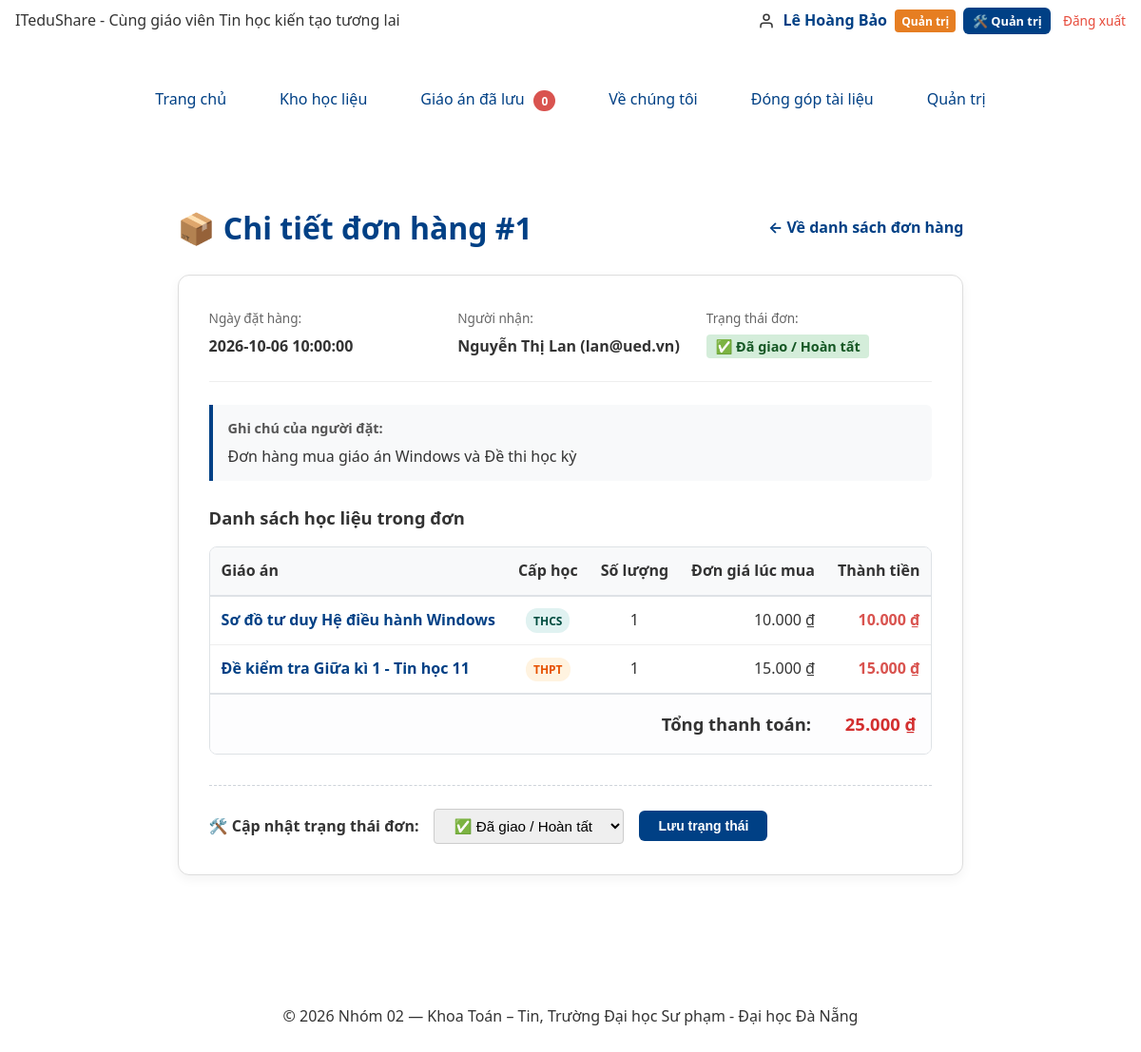
The page /don-hang.php?id=1 (signed in) on the database its author committed.
### tables this page shows
CREATE TABLE nguoi_dung (
  id        INT UNSIGNED AUTO_INCREMENT PRIMARY KEY,
  email     VARCHAR(191) NOT NULL UNIQUE,
  ho_ten    VARCHAR(100) NOT NULL,
  mat_khau  VARCHAR(255) NOT NULL,
  vai_tro   ENUM('quan_tri', 'khach_hang') NOT NULL DEFAULT 'khach_hang',
  ngay_tao  DATETIME NOT NULL DEFAULT CURRENT_TIMESTAMP
);

CREATE TABLE don_hang (
  id            INT UNSIGNED AUTO_INCREMENT PRIMARY KEY,
  nguoi_dung_id INT UNSIGNED NOT NULL,
  tong_tien     INT UNSIGNED NOT NULL DEFAULT 0,
  trang_thai    ENUM('cho_duyet', 'da_giao', 'da_huy') NOT NULL DEFAULT 'cho_duyet',
  ghi_chu       VARCHAR(500) NULL,
  ngay_tao      DATETIME NOT NULL DEFAULT CURRENT_TIMESTAMP,
  FOREIGN KEY (nguoi_dung_id) REFERENCES nguoi_dung(id)
);

CREATE TABLE chi_tiet_don (
  don_hang_id INT UNSIGNED NOT NULL,
  giao_an_id  INT UNSIGNED NOT NULL,
  so_luong    SMALLINT UNSIGNED NOT NULL DEFAULT 1 CHECK (so_luong > 0),
  don_gia     INT UNSIGNED NOT NULL DEFAULT 0,
  PRIMARY KEY (don_hang_id, giao_an_id),
  FOREIGN KEY (don_hang_id) REFERENCES don_hang(id) ON DELETE CASCADE,
  FOREIGN KEY (giao_an_id) REFERENCES giao_an(id)
);

CREATE TABLE giao_an (
  id          INT UNSIGNED AUTO_INCREMENT PRIMARY KEY,
  danh_muc_id INT UNSIGNED NOT NULL,
  ten         VARCHAR(200) NOT NULL,
  gia         INT UNSIGNED NOT NULL DEFAULT 0 CHECK (gia >= 0),
  ton_kho     INT UNSIGNED NOT NULL DEFAULT 10 CHECK (ton_kho >= 0),
  hinh_anh    VARCHAR(255) NULL,
  mo_ta       TEXT NULL,
  cap_hoc     VARCHAR(50) NOT NULL DEFAULT 'THCS',
  video_url   VARCHAR(255) NULL,
  luot_tai    INT UNSIGNED NOT NULL DEFAULT 0,
  ngay_tao    DATETIME NOT NULL DEFAULT CURRENT_TIMESTAMP,
  FOREIGN KEY (danh_muc_id) REFERENCES danh_muc(id),
  INDEX idx_giao_an_dm_gia (danh_muc_id, gia),
  INDEX idx_giao_an_ten (ten)
);

### inc/db.php (called while the page is built, shortened)
<?php
function db(): PDO {
    static $pdo = null;
    if ($pdo === null) {
        $host    = 'localhost';
        $port    = '3306';
        $dbname  = 'ltweb_nhom02';
        $charset = 'utf8mb4';
        $user    = 'root';
        $pass    = '';
        $dsn = "mysql:host={$host};port={$port};dbname={$dbname};charset={$charset}";
        $options = [
            PDO::ATTR_ERRMODE            => PDO::ERRMODE_EXCEPTION,
            PDO::ATTR_DEFAULT_FETCH_MODE => PDO::FETCH_ASSOC,
            PDO::ATTR_EMULATE_PREPARES   => false,
        ];
        $pdo = new PDO($dsn, $user, $pass, $options);
    }
    return $pdo;
}

### inc/xac-thuc.php (called while the page is built, shortened)
<?php
require_once __DIR__ . '/db.php';
function nguoiDung(): ?array {
    static $nguoiDung = null;
    if ($nguoiDung !== null) {
        return $nguoiDung;
    }
    $uid = $_SESSION['uid'] ?? null;
    try {
        $st = db()->prepare('SELECT id, email, ho_ten, vai_tro, ngay_tao FROM nguoi_dung WHERE id = ? LIMIT 1');
        $st->execute([(int)$uid]);
        $u = $st->fetch();
        $nguoiDung = $u ?: null;
        return $nguoiDung;
    } catch (Throwable $e) {
        error_log('Lỗi nguoiDung(): ' . $e->getMessage());
        return null;
    }
}
function daDangNhap(): bool {
    return nguoiDung() !== null;
}
function yeuCauDangNhap(): void {
    if (!daDangNhap()) {
        global $goc;
        $duongDanGoc = $goc ?? '';
        header('Location: ' . $duongDanGoc . 'dang-nhap.php');
        exit;
    }
}

### inc/ham.php (called while the page is built, shortened)
<?php
function e(mixed $str): string {
    return htmlspecialchars((string)$str, ENT_QUOTES | ENT_SUBSTITUTE, 'UTF-8');
}
function vnd($gia): string {
    $gia = (float)$gia;
    return number_format($gia, 0, ',', '.') . ' ₫';
}

### src/Services/DanhSachLuu.php (called while the page is built, shortened)
<?php
class DanhSachLuu
{
    public function soMon(): int
    {
        return count($_SESSION['danh_sach_luu']);
    }
}

### don-hang.php (the view, shortened to what this page needs)
<?php
require_once __DIR__ . '/inc/config.php';
require_once __DIR__ . '/inc/ham.php';
yeuCauDangNhap();
$u = nguoiDung();
$isAdmin = (($u['vai_tro'] ?? '') === 'quan_tri');
if (isset($_GET['id'])) {
    $donHangId = filter_var($_GET['id'], FILTER_VALIDATE_INT);
    $st = db()->prepare('
        SELECT dh.*, nd.ho_ten, nd.email
        FROM don_hang dh
        JOIN nguoi_dung nd ON dh.nguoi_dung_id = nd.id
        WHERE dh.id = ?
        LIMIT 1
    ');
    $st->execute([$donHangId]);
    $donHang = $st->fetch();
    $stItems = db()->prepare('
        SELECT ct.*, ga.ten, ga.cap_hoc, ga.hinh_anh
        FROM chi_tiet_don ct
        JOIN giao_an ga ON ct.giao_an_id = ga.id
        WHERE ct.don_hang_id = ?
    ');
    $stItems->execute([$donHangId]);
    $dsChiTiet = $stItems->fetchAll();
    $trang  = 'don-hang';
    require_once __DIR__ . '/inc/header.php';
    ?>
    <main class="trang__chinh" style="max-width: 900px; margin: 3rem auto; padding: 0 1rem;">
        <div style="display: flex; justify-content: space-between; align-items: center; margin-bottom: 1.5rem; flex-wrap: wrap; gap: 1rem;">
            <h1 style="margin: 0; color: var(--mau-chinh, #004085);">📦 Chi tiết đơn hàng #<?= (int)$donHang['id'] ?></h1>
            <a href="don-hang.php" style="text-decoration: none; color: var(--mau-chinh, #007bff); font-weight: bold;">&larr; Về danh sách đơn hàng</a>
        </div>
        <div style="background: #fff; border: 1px solid #ddd; border-radius: 12px; padding: 2rem; box-shadow: 0 4px 12px rgba(0,0,0,0.05); margin-bottom: 2rem;">
            <div style="display: grid; grid-template-columns: repeat(auto-fit, minmax(220px, 1fr)); gap: 1.5rem; margin-bottom: 1.5rem; border-bottom: 1px solid #eee; padding-bottom: 1.5rem;">
                <div>
                    <span style="color: #666; font-size: 0.85rem;">Ngày đặt hàng:</span>
                    <p style="margin: 0.25rem 0 0 0; font-weight: 600;"><?= e($donHang['ngay_tao']) ?></p>
                </div>
                <div>
                    <span style="color: #666; font-size: 0.85rem;">Người nhận:</span>
                    <p style="margin: 0.25rem 0 0 0; font-weight: 600;"><?= e($donHang['ho_ten']) ?> (<?= e($donHang['email']) ?>)</p>
                </div>
                <div>
                    <span style="color: #666; font-size: 0.85rem;">Trạng thái đơn:</span>
                    <p style="margin: 0.25rem 0 0 0;">
                        <?php if ($donHang['trang_thai'] === 'da_giao'): ?>
                            <span style="background: #d4edda; color: #155724; padding: 0.2rem 0.6rem; border-radius: 4px; font-weight: bold; font-size: 0.9rem;">✅ Đã giao / Hoàn tất</span>
                        <?php elseif ($donHang['trang_thai'] === 'da_huy'): ?>
                            <span style="background: #f8d7da; color: #721c24; padding: 0.2rem 0.6rem; border-radius: 4px; font-weight: bold; font-size: 0.9rem;">❌ Đã hủy</span>
                        <?php else: ?>
                            <span style="background: #fff3cd; color: #856404; padding: 0.2rem 0.6rem; border-radius: 4px; font-weight: bold; font-size: 0.9rem;">⏳ Chờ duyệt</span>
                        <?php endif; ?>
                    </p>
                </div>
            </div>
            <?php if (!empty($donHang['ghi_chu'])): ?>
                <div style="background: #f8f9fa; border-left: 4px solid var(--mau-chinh, #007bff); padding: 0.75rem 1rem; margin-bottom: 1.5rem; border-radius: 0 6px 6px 0;">
                    <strong style="font-size: 0.9rem; color: #555;">Ghi chú của người đặt:</strong>
                    <p style="margin: 0.25rem 0 0 0; color: #333;"><?= e($donHang['ghi_chu']) ?></p>
                </div>
            <?php endif; ?>
            <h2 style="font-size: 1.15rem; margin-bottom: 1rem; color: #333;">Danh sách học liệu trong đơn</h2>
            <div class="khung-cuon-bang" style="overflow-x: auto;">
                <table style="width: 100%; border-collapse: collapse;">
                    <thead>
                        <tr style="background: #f8f9fa; border-bottom: 2px solid #dee2e6;">
                            <th style="padding: 0.75rem; text-align: left;">Giáo án</th>
                            <th style="padding: 0.75rem; text-align: center;">Cấp học</th>
                            <th style="padding: 0.75rem; text-align: center;">Số lượng</th>
                            <th style="padding: 0.75rem; text-align: right;">Đơn giá lúc mua</th>
                            <th style="padding: 0.75rem; text-align: right;">Thành tiền</th>
                        </tr>
                    </thead>
                    <tbody>
                        <?php foreach ($dsChiTiet as $item):
                            $thanhTien = $item['don_gia'] * $item['so_luong'];
                        ?>
                            <tr style="border-bottom: 1px solid #eee;">
                                <td style="padding: 0.75rem;">
                                    <a href="chi-tiet-giao-an.php?id=<?= $item['giao_an_id'] ?>" style="font-weight: 600; text-decoration: none; color: var(--mau-chinh, #007bff);">
                                        <?= e($item['ten']) ?>
                                    </a>
                                </td>
                                <td style="padding: 0.75rem; text-align: center;">
                                    <span class="nhan-nho <?= $item['cap_hoc'] === 'THCS' ? 'nhan-nho--xanh' : 'nhan-nho--cam' ?>">
                                        <?= e($item['cap_hoc']) ?>
                                    </span>
                                </td>
                                <td style="padding: 0.75rem; text-align: center;"><?= $item['so_luong'] ?></td>
                                <td style="padding: 0.75rem; text-align: right;"><?= $item['don_gia'] === 0 ? 'Miễn phí' : vnd($item['don_gia']) ?></td>
                                <td style="padding: 0.75rem; text-align: right; font-weight: bold; color: var(--mau-nhan, #e65100);"><?= vnd($thanhTien) ?></td>
                            </tr>
                        <?php endforeach; ?>
                    </tbody>
                    <tfoot>
                        <tr style="background: #fdfdfe; font-weight: bold; font-size: 1.15rem; border-top: 2px solid #dee2e6;">
                            <td colspan="4" style="padding: 1rem; text-align: right;">Tổng thanh toán:</td>
                            <td style="padding: 1rem; text-align: right; color: #d32f2f;"><?= vnd($donHang['tong_tien']) ?></td>
                        </tr>
                    </tfoot>
                </table>
            </div>
            <?php if ($isAdmin): ?>
                <div style="margin-top: 2rem; padding-top: 1.5rem; border-top: 1px dashed #ced4da;">
                    <form method="POST" action="don-hang.php?id=<?= (int)$donHang['id'] ?>" style="display: flex; align-items: center; gap: 1rem; flex-wrap: wrap;">
                        <label for="trang_thai" style="font-weight: bold; color: #333;">🛠️ Cập nhật trạng thái đơn:</label>
                        <select id="trang_thai" name="trang_thai" style="padding: 0.5rem 1rem; border-radius: 4px; border: 1px solid #ccc; font-size: 0.95rem;">
                            <option value="da_giao" <?= $donHang['trang_thai'] === 'da_giao' ? 'selected' : '' ?>>✅ Đã giao / Hoàn tất</option>
                        </select>
                        <button type="submit" class="nut-thao-tac nut-thao-tac--xem" style="padding: 0.5rem 1.25rem;">
                            Lưu trạng thái
                        </button>
                    </form>
                </div>
            <?php endif; ?>
        </div>
    </main>
    <?php require_once __DIR__ . '/inc/footer.php'; ?>
    </body>
    </html>
    <?php
    exit;
}
require_once __DIR__ . '/inc/header.php';
?>
<?php require_once __DIR__ . '/inc/footer.php'; ?>

### inc/header.php (shortened to what this page needs)
<?php
require_once __DIR__ . '/config.php';
require_once __DIR__ . '/ham.php';
$trang = $trang ?? $trang_hien_tai ?? '';
$goc   = $goc ?? '';
$soLuongLuu = 0;
if (class_exists('App\Services\DanhSachLuu')) {
    $dsLuuHeader = new \App\Services\DanhSachLuu();
    $soLuongLuu = $dsLuuHeader->soMon();
} elseif (isset($_SESSION['danh_sach_luu']) && is_array($_SESSION['danh_sach_luu'])) {
    $soLuongLuu = count($_SESSION['danh_sach_luu']);
}
$uHienTai = function_exists('nguoiDung') ? nguoiDung() : null;
$daDangNhap = ($uHienTai !== null);
$menu = [
    'index.php'             => 'Trang chủ',
    'kho-hoc-lieu.php'      => 'Kho học liệu',
    'gio-hang.php'          => 'Giáo án đã lưu',
    've-chung-toi.php'      => 'Về chúng tôi',
    'dong-gop-tai-lieu.php' => 'Đóng góp tài liệu',
];
if ($daDangNhap) {
    if (($uHienTai['vai_tro'] ?? '') === 'quan_tri') {
        $menu['quan-tri.php'] = 'Quản trị';
    } else {
        $menu['don-hang.php'] = 'Đơn hàng';
    }
}
$trangHienTai = $trang;
?>
<!DOCTYPE html>
<html lang="vi" class="js">
<head>
    <link rel="stylesheet" href="<?= $goc ?>css/01-bien.css">
    <link rel="stylesheet" href="<?= $goc ?>css/02-chuan-hoa.css">
    <link rel="stylesheet" href="<?= $goc ?>css/03-bo-cuc.css">
    <link rel="stylesheet" href="<?= $goc ?>css/04-thanh-phan.css">
    <link rel="stylesheet" href="<?= $goc ?>css/05-tien-ich.css">
</head>
<body class="trang">
    <header class="trang__dau can-giua-chu" style="display:flex; align-items:center; justify-content:space-between; padding:0.5rem 1rem;">
        <p class="trang__khieu-giao" style="margin:0;">ITeduShare - Cùng giáo viên Tin học kiến tạo tương lai</p>
        <div class="dang-nhap-goc" style="display:flex; align-items:center; gap:0.5rem; white-space:nowrap; flex-wrap:wrap;">
            <?php if ($daDangNhap): ?>
                <svg xmlns="http://www.w3.org/2000/svg" width="18" height="18" viewBox="0 0 24 24" fill="none" stroke="currentColor" stroke-width="2" stroke-linecap="round" stroke-linejoin="round" style="vertical-align:middle;"><path d="M20 21v-2a4 4 0 0 0-4-4H8a4 4 0 0 0-4 4v2"/><circle cx="12" cy="7" r="4"/></svg>
                <span style="font-weight:600; color:var(--mau-chinh, #004085);"><?= e($uHienTai['ho_ten'] ?? $_SESSION['user'] ?? '') ?></span>
                <?php if (($uHienTai['vai_tro'] ?? '') === 'quan_tri'): ?>
                    <span style="background:#e67e22; color:#fff; font-size:0.75rem; padding:0.15rem 0.45rem; border-radius:4px; font-weight:bold;">Quản trị</span>
                    <a href="<?= $goc ?>quan-tri.php" class="nut-thao-tac nut-thao-tac--xem" style="padding:0.25rem 0.6rem; font-size:0.8rem; text-decoration:none;">🛠️ Quản trị</a>
                <?php else: ?>
                    <a href="<?= $goc ?>don-hang.php" style="font-size:0.85rem; color:#2c3e50; text-decoration:none; margin-left:0.2rem;">📦 Đơn hàng</a>
                <?php endif; ?>
                <a href="<?= $goc ?>dang-xuat.php" style="margin-left:0.3rem; font-size:0.85rem; color:#e74c3c; text-decoration:none;">Đăng xuất</a>
            <?php endif; ?>
        </div>
    </header>
    <nav class="trang__dieu-huong" aria-label="Menu chính">
        <ul id="menu-chinh" class="menu-chinh menu" style="list-style: none;">
            <?php foreach ($menu as $tep => $ten):
                $tepKhongDuoi = str_replace('.php', '', $tep);
                $isCurrent = ($trangHienTai === $tep || $trangHienTai === $tepKhongDuoi);
            ?>
                <li>
                    <a href="<?= $goc ?><?= $tep ?>"
                       class="menu-chinh__lien-ket <?= $isCurrent ? 'menu-chinh__lien-ket--kich-hoat' : '' ?>"
                       <?= $isCurrent ? 'aria-current="page"' : '' ?>>
                        <?= e($ten) ?>
                        <?php if ($tep === 'gio-hang.php'): ?>
                            <span class="huy-hieu-so-luong" style="background: var(--mau-nhan, #e74c3c); color: #fff; border-radius: 999px; padding: 0.1rem 0.5rem; font-size: 0.75rem; font-weight: bold; margin-left: 0.35rem; display: inline-block; vertical-align: middle;"><?= $soLuongLuu ?></span>
                        <?php endif; ?>
                    </a>
                </li>
            <?php endforeach; ?>
        </ul>
    </nav>

### rows shown on the page
nguoi_dung: ho_ten "Lê Hoàng Bảo"
don_hang: id "1", ngay_tao "2026-10-06 10:00:00", nguoi_dung.ho_ten "Nguyễn Thị Lan", nguoi_dung.email "lan@ued.vn", ghi_chu "Đơn hàng mua giáo án Windows và Đề thi học kỳ", tong_tien "25.000 ₫", trang_thai "✅ Đã giao / Hoàn tất"
chi_tiet_don: giao_an.ten "Sơ đồ tư duy Hệ điều hành Windows", giao_an.cap_hoc "THCS", so_luong "1", don_gia "10.000 ₫", vnd($thanhTien) "10.000 ₫"
chi_tiet_don: giao_an.ten "Đề kiểm tra Giữa kì 1 - Tin học 11", giao_an.cap_hoc "THPT", so_luong "1", don_gia "15.000 ₫", vnd($thanhTien) "15.000 ₫"

### other values the page prints
$ten "Trang chủ"
$ten "Kho học liệu"
$ten "Giáo án đã lưu"
$ten "Về chúng tôi"
$ten "Đóng góp tài liệu"
$ten "Quản trị"
